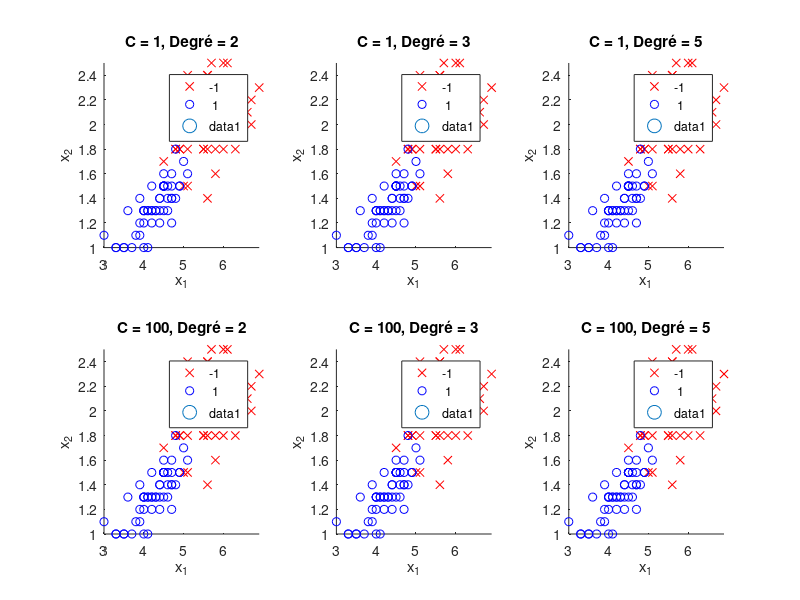

The MATLAB script that drew this image: (Note: this script raises an error after producing the figure.)
%-------------------------------------------------------------------------%
% ------------------- TP3 : SVM Non Linéaire (Noyau Polynomial) --------- %
%-------------------------------------------------------------------------%

clear all; close all;

% Chargement des données
fichieriris = load('fisheriris.mat');
data = fichieriris.meas(:, 3:4);
species = fichieriris.species;

% Suppression des individus de la classe 'setosa'
setosa_indices = strcmp(species, 'setosa');
data(setosa_indices, :) = [];
species(setosa_indices) = [];

% Attribution des classes
class_labels = ones(100, 1); 
class_labels(51:end) = -1;

% Dimensions
[N, d] = size(data);

% Paramètres à tester
C_values = [1, 100]; % Régularisation forte et modérée
degrees = [2, 3, 5]; % Différents degrés du noyau polynomial

% Préparation des subplots
figure;
plot_idx = 1;

for c_idx = 1:length(C_values)
    for d_idx = 1:length(degrees)
        C = C_values(c_idx);
        degree = degrees(d_idx);
        
        % Calcul du noyau polynomial
        K = (data * data' + 1).^degree;
        Q = (class_labels * class_labels') .* K;
        f = -ones(N, 1);
        lb = zeros(N, 1);
        ub = C * ones(N, 1);
        
        % Résolution du problème dual
        alpha = quadprog(Q, f, [], [], class_labels', 0, lb, ub);
        
        % Calcul de w0
        support_indices = find(alpha > 1e-4);
        w0 = mean(class_labels(support_indices) - sum(alpha .* class_labels .* K(:, support_indices), 1)');
        
        % Calcul de la fonction de décision
        x1_vals = linspace(min(data(:, 1)), max(data(:, 1)), 100);
        x2_vals = linspace(min(data(:, 2)), max(data(:, 2)), 100);
        [X1, X2] = meshgrid(x1_vals, x2_vals);
        decision_values = zeros(size(X1));
        
        for i = 1:size(X1, 1)
            for j = 1:size(X1, 2)
                x_test = [X1(i, j), X2(i, j)];
                K_test = (data * x_test' + 1).^degree;
                decision_values(i, j) = sum(alpha .* class_labels .* K_test) + w0;
            end
        end
        
        % Affichage dans un subplot
        subplot(length(C_values), length(degrees), plot_idx);
        gscatter(data(:, 1), data(:, 2), class_labels, 'rb', 'xo');
        hold on;
        contour(X1, X2, decision_values, [0 0], 'k-', 'LineWidth', 2);
        scatter(data(support_indices, 1), data(support_indices, 2), 100, 'ks', 'LineWidth', 2);
        hold off;
        
        % Titre du subplot
        title(['C = ', num2str(C), ', Degré = ', num2str(degree)]);
        xlabel('x_1');
        ylabel('x_2');
        plot_idx = plot_idx + 1;
    end
end

% Finalisation de la figure
sgtitle('Combinaison des paramètres C et Degré du noyau polynomial');
